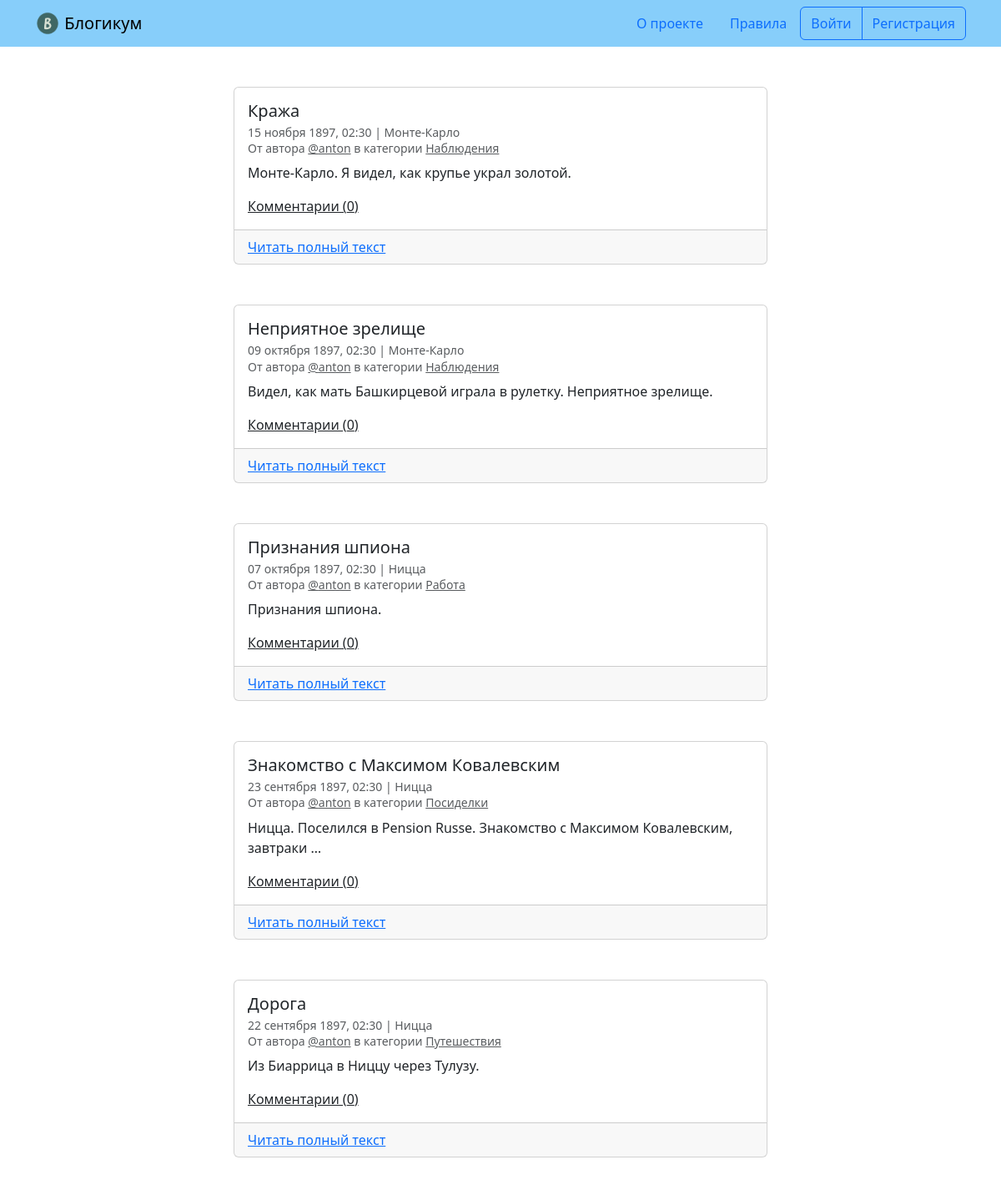
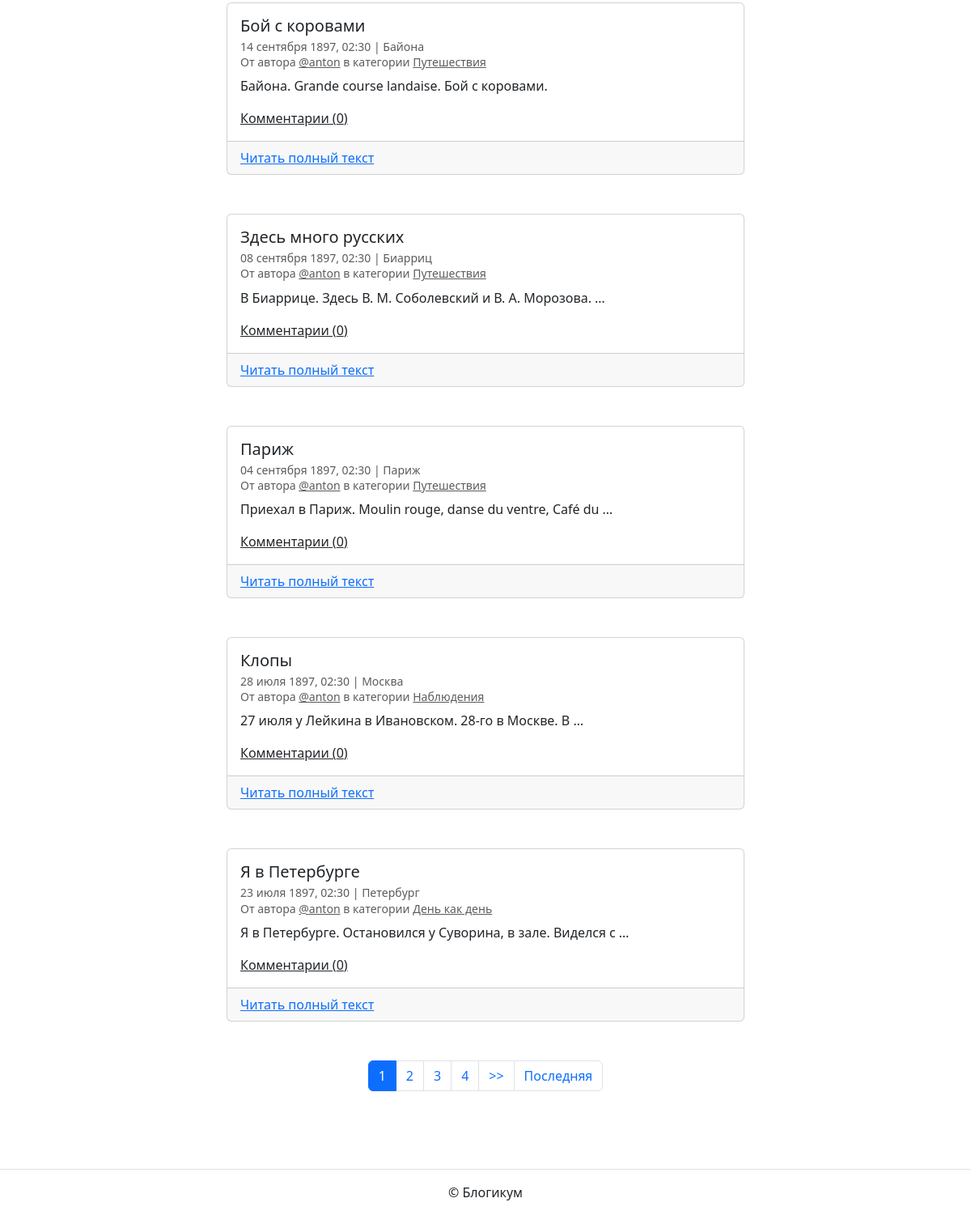
The page / on the database its author committed (2 pictures, top to bottom).
### blog/models.py (models this page shows, shortened)
class BaseModel(models.Model):
    is_published = models.BooleanField(
        default=True,
        verbose_name='Опубликовано',
        help_text='Снимите галочку, чтобы скрыть публикацию.'
    )
    created_at = models.DateTimeField(
        auto_now_add=True,
        verbose_name='Добавлено'
    )
    class Meta:
        abstract = True

class Post(BaseModel):
    title = models.CharField(
        max_length=MX_CHARS,
        verbose_name='Заголовок'
    )
    text = models.TextField(
        verbose_name='Текст'
    )
    pub_date = models.DateTimeField(
        verbose_name='Дата и время публикации',
        help_text='Если установить дату и время в будущем — можно делать '
                  'отложенные публикации.'
    )
    author = models.ForeignKey(
        USER,
        on_delete=models.CASCADE,
        verbose_name='Автор публикации',
        related_name='posts'
    )
    location = models.ForeignKey(
        Location,
        on_delete=models.SET_NULL,
        blank=True,
        null=True,
        verbose_name='Местоположение',
        related_name='posts'
    )
    category = models.ForeignKey(
        Category,
        on_delete=models.SET_NULL,
        null=True,
        verbose_name='Категория',
        related_name='posts'
    )
    image = models.ImageField(
        verbose_name='Фото',
        upload_to='post_images',
        blank=True
    )
    comment_count = models.IntegerField(
        default=0,
        verbose_name='Кол-во комментов',
    )
    class Meta:
        verbose_name = 'публикация'
        verbose_name_plural = 'Публикации'
        ordering = ['-pub_date']

class Location(BaseModel):
    name = models.CharField(
        max_length=MX_CHARS,
        verbose_name='Название места'
    )
    class Meta:
        verbose_name = 'местоположение'
        verbose_name_plural = 'Местоположения'

class Category(BaseModel):
    title = models.CharField(
        max_length=MX_CHARS,
        verbose_name='Заголовок'
    )
    description = models.TextField(
        verbose_name='Описание'
    )
    slug = models.SlugField(
        unique=True,
        verbose_name='Идентификатор',
        help_text='Идентификатор страницы для URL; разрешены символы '
                  'латиницы, цифры, дефис и подчёркивание.'
    )
    class Meta:
        verbose_name = 'категория'
        verbose_name_plural = 'Категории'

### blog/views.py (the view)
# urls.py: path('', views.homepage, name='homepage'),
def homepage(request):
    paginator = Paginator(base_request(), 10)
    page_number = request.GET.get('page')
    page_obj = paginator.get_page(page_number)
    template = 'blog/homepage.html'
    context = {'page_obj': page_obj}
    return render(request, template, context)

### blog/views.py (called while the page is built)
def base_request():
    return Post.objects.select_related(
        'category',
        'author',
        'location'
    ).filter(
        is_published=True,
        category__is_published=True,
        pub_date__lte=timezone.now()
    )

### templates/blog/homepage.html (shortened to what this page needs)
{% extends "base.html" %}
{% block content %}
  {% for post in page_obj %}
    <article class="mb-5">
      {% include "includes/post_card.html" %}
    </article>
  {% endfor %}
  {% include "includes/paginator.html" %}
{% endblock %}

### templates/includes/post_card.html (shortened to what this page needs)
<div class="col d-flex justify-content-center">
  <div class="card" style="width: 40rem;">
    <div class="card-body">
      <h5 class="card-title">{{ post.title }}</h5>
      <h6 class="card-subtitle mb-2 text-muted">
        <small>
          {{ post.pub_date|date:"d E Y, H:i" }} | {% if post.location and post.location.is_published %}{{ post.location.name }}{% else %}Планета Земля{% endif %}<br>
          От автора <a class="text-muted" href="{% url 'blog:profile' post.author.username %}">@{{ post.author.username }}</a> в
          категории {% include "includes/category_link.html" %}
        </small>
      </h6>
      <p class="card-text">{{ post.text|truncatewords:10 }}</p>
      <a><u>Комментарии ({{ post.comment_count }})</u></a>
    </div>
    <div class="card-footer">
      <a href="{% url 'blog:post_detail' post.id %}" class="card-link">Читать полный текст</a>
    </div>
  </div>
</div>

### templates/includes/category_link.html
<a class="text-muted" href="{% url 'blog:category_posts' post.category.slug %}">
  {{ post.category.title }}
</a>

### rows shown on the page
Post: title "Кража", pub_date "15 ноября 1897, 02:30", location.name "Монте-Карло", author.username "anton", category "Наблюдения", text "Монте-Карло. Я видел, как крупье украл золотой.", comment_count "0"
Post: title "Неприятное зрелище", pub_date "09 октября 1897, 02:30", location.name "Монте-Карло", author.username "anton", category "Наблюдения", text "Видел, как мать Башкирцевой играла в рулетку. Неприятное зрелище.", comment_count "0"
Post: title "Признания шпиона", pub_date "07 октября 1897, 02:30", location.name "Ницца", author.username "anton", category "Работа", text "Признания шпиона.", comment_count "0"
Post: title "Знакомство с Максимом Ковалевским", pub_date "23 сентября 1897, 02:30", location.name "Ницца", author.username "anton", category "Посиделки", text "Ницца. Поселился в Pension Russe. Знакомство с Максимом Ковалевским, завтраки …", comment_count "0"
Post: title "Дорога", pub_date "22 сентября 1897, 02:30", location.name "Ницца", author.username "anton", category "Путешествия", text "Из Биаррица в Ниццу через Тулузу.", comment_count "0"
Post: title "Бой с коровами", pub_date "14 сентября 1897, 02:30", location.name "Байона", author.username "anton", category "Путешествия", text "Байона. Grande course landaise. Бой с коровами.", comment_count "0"
Post: title "Здесь много русских", pub_date "08 сентября 1897, 02:30", location.name "Биарриц", author.username "anton", category "Путешествия", text "В Биаррице. Здесь В. М. Соболевский и В. А. Морозова. …", comment_count "0"
Post: title "Париж", pub_date "04 сентября 1897, 02:30", location.name "Париж", author.username "anton", category "Путешествия", text "Приехал в Париж. Moulin rouge, danse du ventre, Café du …", comment_count "0"
Post: title "Клопы", pub_date "28 июля 1897, 02:30", location.name "Москва", author.username "anton", category "Наблюдения", text "27 июля у Лейкина в Ивановском. 28-го в Москве. В …", comment_count "0"
Post: title "Я в Петербурге", pub_date "23 июля 1897, 02:30", location.name "Петербург", author.username "anton", category "День как день", text "Я в Петербурге. Остановился у Суворина, в зале. Виделся с …", comment_count "0"

### other values the page prints
{{ i }} "1"
{{ i }} "2" "3" "4"
